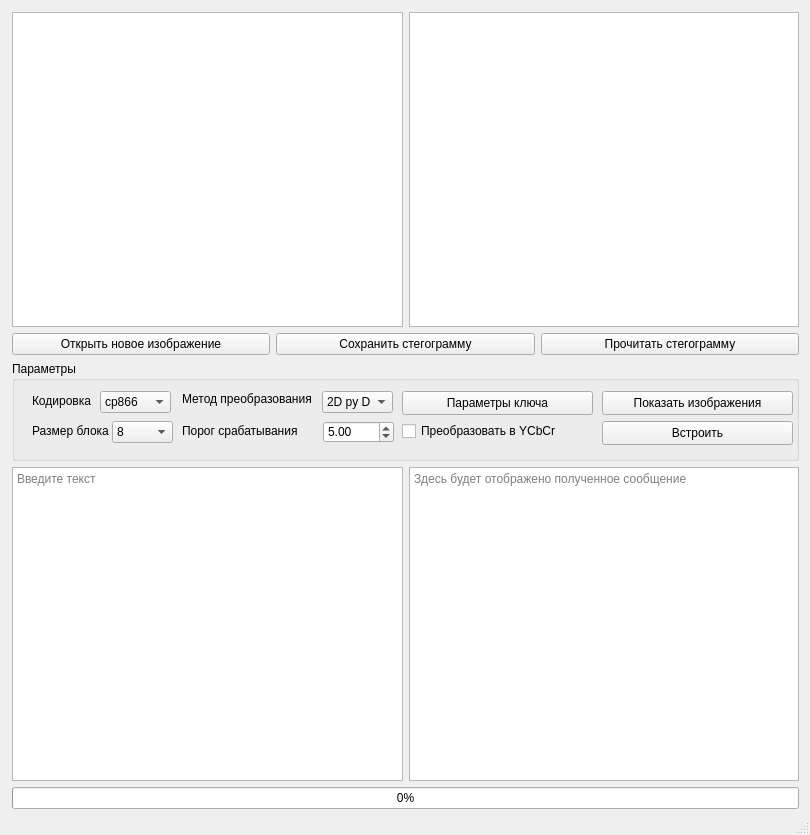
<?xml version="1.0" encoding="UTF-8"?>
<ui version="4.0">
 <class>MainWindow</class>
 <widget class="QMainWindow" name="MainWindow">
  <property name="geometry">
   <rect>
    <x>0</x>
    <y>0</y>
    <width>810</width>
    <height>835</height>
   </rect>
  </property>
  <property name="windowTitle">
   <string>Генерация скрытого сообщения</string>
  </property>
  <widget class="QWidget" name="centralwidget">
   <widget class="QWidget" name="verticalLayoutWidget">
    <property name="geometry">
     <rect>
      <x>10</x>
      <y>10</y>
      <width>791</width>
      <height>801</height>
     </rect>
    </property>
    <layout class="QVBoxLayout" name="verticalLayout">
     <property name="sizeConstraint">
      <enum>QLayout::SetMaximumSize</enum>
     </property>
     <property name="leftMargin">
      <number>2</number>
     </property>
     <property name="topMargin">
      <number>2</number>
     </property>
     <property name="rightMargin">
      <number>2</number>
     </property>
     <property name="bottomMargin">
      <number>2</number>
     </property>
     <item>
      <layout class="QHBoxLayout" name="horizontalLayout_2">
       <property name="sizeConstraint">
        <enum>QLayout::SetMaximumSize</enum>
       </property>
       <item>
        <widget class="QGraphicsView" name="originalImage">
         <property name="minimumSize">
          <size>
           <width>64</width>
           <height>64</height>
          </size>
         </property>
        </widget>
       </item>
       <item>
        <widget class="QGraphicsView" name="transformImage">
         <property name="minimumSize">
          <size>
           <width>64</width>
           <height>64</height>
          </size>
         </property>
        </widget>
       </item>
      </layout>
     </item>
     <item>
      <layout class="QHBoxLayout" name="horizontalLayout_3">
       <property name="sizeConstraint">
        <enum>QLayout::SetMaximumSize</enum>
       </property>
       <item>
        <widget class="QPushButton" name="openImage">
         <property name="text">
          <string>Открыть новое изображение</string>
         </property>
        </widget>
       </item>
       <item>
        <widget class="QPushButton" name="saveTransformedImage">
         <property name="text">
          <string>Сохранить стегограмму</string>
         </property>
        </widget>
       </item>
       <item>
        <widget class="QPushButton" name="openTransformedImage">
         <property name="text">
          <string>Прочитать стегограмму</string>
         </property>
        </widget>
       </item>
      </layout>
     </item>
     <item>
      <widget class="QGroupBox" name="groupBox">
       <property name="minimumSize">
        <size>
         <width>0</width>
         <height>100</height>
        </size>
       </property>
       <property name="title">
        <string>Параметры</string>
       </property>
       <widget class="QComboBox" name="selectEncode">
        <property name="geometry">
         <rect>
          <x>88</x>
          <y>30</y>
          <width>71</width>
          <height>22</height>
         </rect>
        </property>
        <item>
         <property name="text">
          <string notr="true">cp866</string>
         </property>
        </item>
        <item>
         <property name="text">
          <string>cp1251</string>
         </property>
        </item>
        <item>
         <property name="text">
          <string>utf-8</string>
         </property>
        </item>
        <item>
         <property name="text">
          <string>utf-16</string>
         </property>
        </item>
        <item>
         <property name="text">
          <string>ascii</string>
         </property>
        </item>
       </widget>
       <widget class="QCheckBox" name="checkYCbCr">
        <property name="geometry">
         <rect>
          <x>390</x>
          <y>60</y>
          <width>161</width>
          <height>20</height>
         </rect>
        </property>
        <property name="text">
         <string>Преобразовать в YCbCr</string>
        </property>
       </widget>
       <widget class="QLabel" name="label">
        <property name="geometry">
         <rect>
          <x>20</x>
          <y>30</y>
          <width>71</width>
          <height>20</height>
         </rect>
        </property>
        <property name="text">
         <string>Кодировка</string>
        </property>
       </widget>
       <widget class="QComboBox" name="selectSizeBlock">
        <property name="geometry">
         <rect>
          <x>100</x>
          <y>60</y>
          <width>61</width>
          <height>22</height>
         </rect>
        </property>
        <item>
         <property name="text">
          <string>8</string>
         </property>
        </item>
        <item>
         <property name="text">
          <string>16</string>
         </property>
        </item>
       </widget>
       <widget class="QLabel" name="label_3">
        <property name="geometry">
         <rect>
          <x>20</x>
          <y>60</y>
          <width>81</width>
          <height>20</height>
         </rect>
        </property>
        <property name="text">
         <string>Размер блока</string>
        </property>
       </widget>
       <widget class="QLabel" name="label_4">
        <property name="geometry">
         <rect>
          <x>170</x>
          <y>60</y>
          <width>121</width>
          <height>20</height>
         </rect>
        </property>
        <property name="text">
         <string>Порог срабатывания</string>
        </property>
       </widget>
       <widget class="QDoubleSpinBox" name="setThreshold">
        <property name="geometry">
         <rect>
          <x>311</x>
          <y>60</y>
          <width>71</width>
          <height>22</height>
         </rect>
        </property>
        <property name="value">
         <double>5.000000000000000</double>
        </property>
       </widget>
       <widget class="QPushButton" name="transform">
        <property name="geometry">
         <rect>
          <x>590</x>
          <y>60</y>
          <width>191</width>
          <height>24</height>
         </rect>
        </property>
        <property name="text">
         <string>Встроить</string>
        </property>
       </widget>
       <widget class="QPushButton" name="toPlot">
        <property name="geometry">
         <rect>
          <x>590</x>
          <y>30</y>
          <width>191</width>
          <height>24</height>
         </rect>
        </property>
        <property name="text">
         <string>Показать изображения</string>
        </property>
       </widget>
       <widget class="QPushButton" name="setKeyParams">
        <property name="geometry">
         <rect>
          <x>390</x>
          <y>30</y>
          <width>191</width>
          <height>24</height>
         </rect>
        </property>
        <property name="text">
         <string>Параметры ключа</string>
        </property>
       </widget>
       <widget class="QComboBox" name="selectTransform">
        <property name="geometry">
         <rect>
          <x>310</x>
          <y>30</y>
          <width>71</width>
          <height>22</height>
         </rect>
        </property>
        <item>
         <property name="text">
          <string>2D py DCT</string>
         </property>
        </item>
        <item>
         <property name="text">
          <string>1D py DCT</string>
         </property>
        </item>
        <item>
         <property name="text">
          <string>2D DCT</string>
         </property>
        </item>
        <item>
         <property name="text">
          <string>1D DCT</string>
         </property>
        </item>
       </widget>
       <widget class="QLabel" name="label_2">
        <property name="geometry">
         <rect>
          <x>170</x>
          <y>30</y>
          <width>141</width>
          <height>16</height>
         </rect>
        </property>
        <property name="text">
         <string>Метод преобразования</string>
        </property>
       </widget>
      </widget>
     </item>
     <item>
      <layout class="QHBoxLayout" name="horizontalLayout_5">
       <item>
        <widget class="QPlainTextEdit" name="sendingMessage">
         <property name="placeholderText">
          <string>Введите текст</string>
         </property>
        </widget>
       </item>
       <item>
        <widget class="QPlainTextEdit" name="receivedMessage">
         <property name="enabled">
          <bool>true</bool>
         </property>
         <property name="readOnly">
          <bool>true</bool>
         </property>
         <property name="placeholderText">
          <string>Здесь будет отображено полученное сообщение</string>
         </property>
        </widget>
       </item>
      </layout>
     </item>
     <item>
      <widget class="QProgressBar" name="progressBar">
       <property name="value">
        <number>0</number>
       </property>
      </widget>
     </item>
    </layout>
   </widget>
  </widget>
  <widget class="QStatusBar" name="statusbar"/>
 </widget>
 <resources/>
 <connections/>
</ui>
